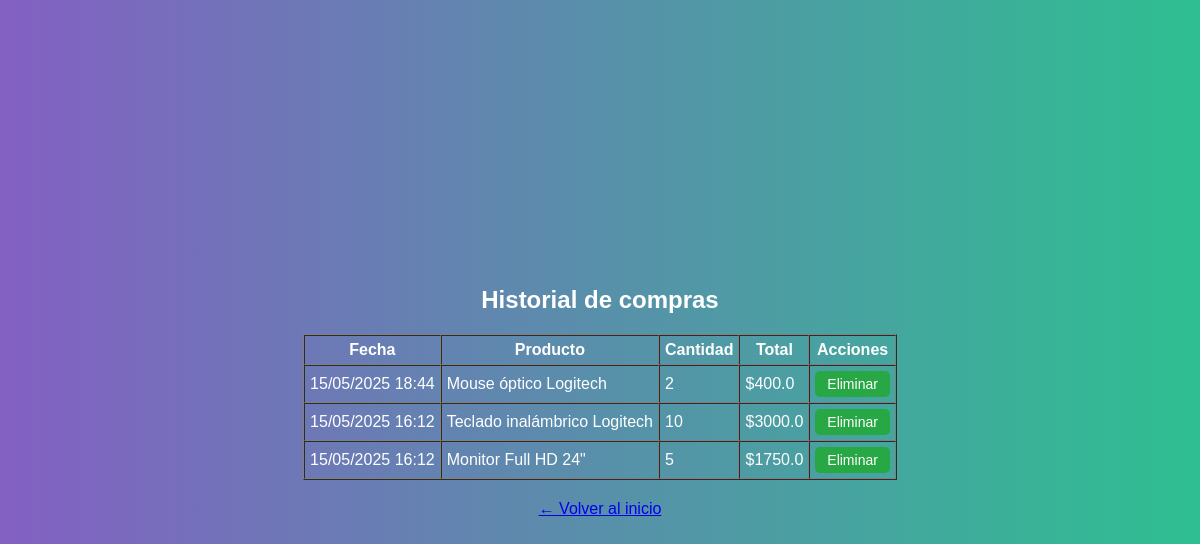
Before: /mis_compras (signed in) with the older database file.
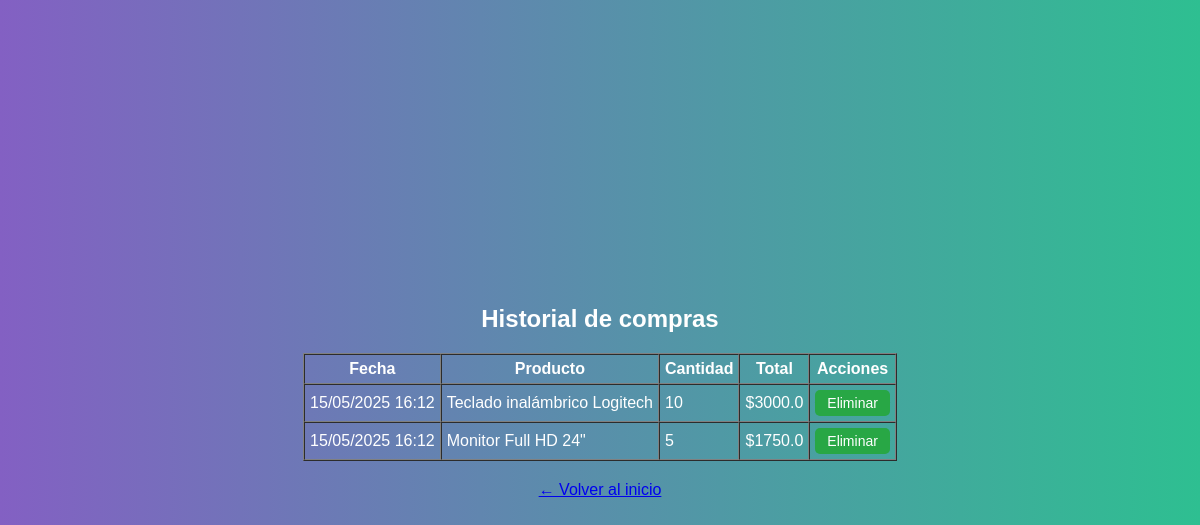
After: the same page with the newer database file.
### app/models.py (models this page shows, shortened)
class Venta(db.Model):
    id = db.Column(db.Integer, primary_key=True)
    producto_id = db.Column(db.Integer, db.ForeignKey('producto.id'), nullable=False)    # Producto vendido
    usuario_id = db.Column(db.Integer, db.ForeignKey('user.id'), nullable=False)         # Usuario que realizo la compra
    cantidad = db.Column(db.Integer, nullable=False)
    total = db.Column(db.Float, nullable=False)                                          # Total de la venta
    fecha = db.Column(db.DateTime, default=datetime.utcnow)                              # Fecha y hora de la venta

class Producto(db.Model):
    id = db.Column(db.Integer, primary_key=True)
    nombre = db.Column(db.String(100), nullable=False)
    descripcion = db.Column(db.String(200))
    precio = db.Column(db.Float, nullable=False)             # Precio de venta
    costo_proveedor = db.Column(db.Float, nullable=False)    # Costo del proveedor
    stock = db.Column(db.Integer, nullable=False)
    stock_maximo = db.Column(db.Integer, nullable=False)     # Umbral para alertas de reposicion
    proveedor_id = db.Column(db.Integer, db.ForeignKey('proveedor.id'), nullable=False)    # Relacion con proveedor
    ventas = db.relationship('Venta', backref='producto', lazy=True)      # Relacion con ventas del producto

### app/routes.py (the view)
@main.route('/mis_compras')
@login_required
def mis_compras():
    ventas = Venta.query.filter_by(usuario_id=current_user.id).order_by(Venta.fecha.desc()).all()
    return render_template('mis_compras.html', ventas=ventas)

### app/templates/mis_compras.html (shortened to what this page needs)
{% extends 'base.html' %}
{% block content %}
<h2>Historial de compras</h2>
{% if ventas %}
  <table border="1" cellpadding="5" cellspacing="0">
    <thead>
      <tr>
        <th>Fecha</th>
        <th>Producto</th>
        <th>Cantidad</th>
        <th>Total</th>
        <th>Acciones</th>
      </tr>
    </thead>
    <tbody>
      {% for venta in ventas %}
      <tr>
        <td>{{ venta.fecha.strftime('%d/%m/%Y %H:%M') }}</td>
        <td>{{ venta.producto.nombre }}</td>
        <td>{{ venta.cantidad }}</td>
        <td>${{ venta.total }}</td>
        <td style="text-align: center;">
          <form action="{{ url_for('main.eliminar_compra', id=venta.id) }}" method="POST" class="inline-form">
            <button type="submit" class="boton-accion" onclick="return confirm('¿Eliminar esta compra?');">Eliminar</button>
          </form>
        </td>
      </tr>
      {% endfor %}
    </tbody>
  </table>
{% else %}
  <p>No has realizado compras aún.</p>
{% endif %}
<p style="text-align: center; margin-top: 20px;">
  <a href="{{ url_for('main.dashboard') }}">← Volver al inicio</a>
</p>
{% endblock %}

Changed rows visible on the page:
removed Venta: fecha "15/05/2025 18:44", producto.nombre "Mouse óptico Logitech", cantidad "2", total "400.0"
